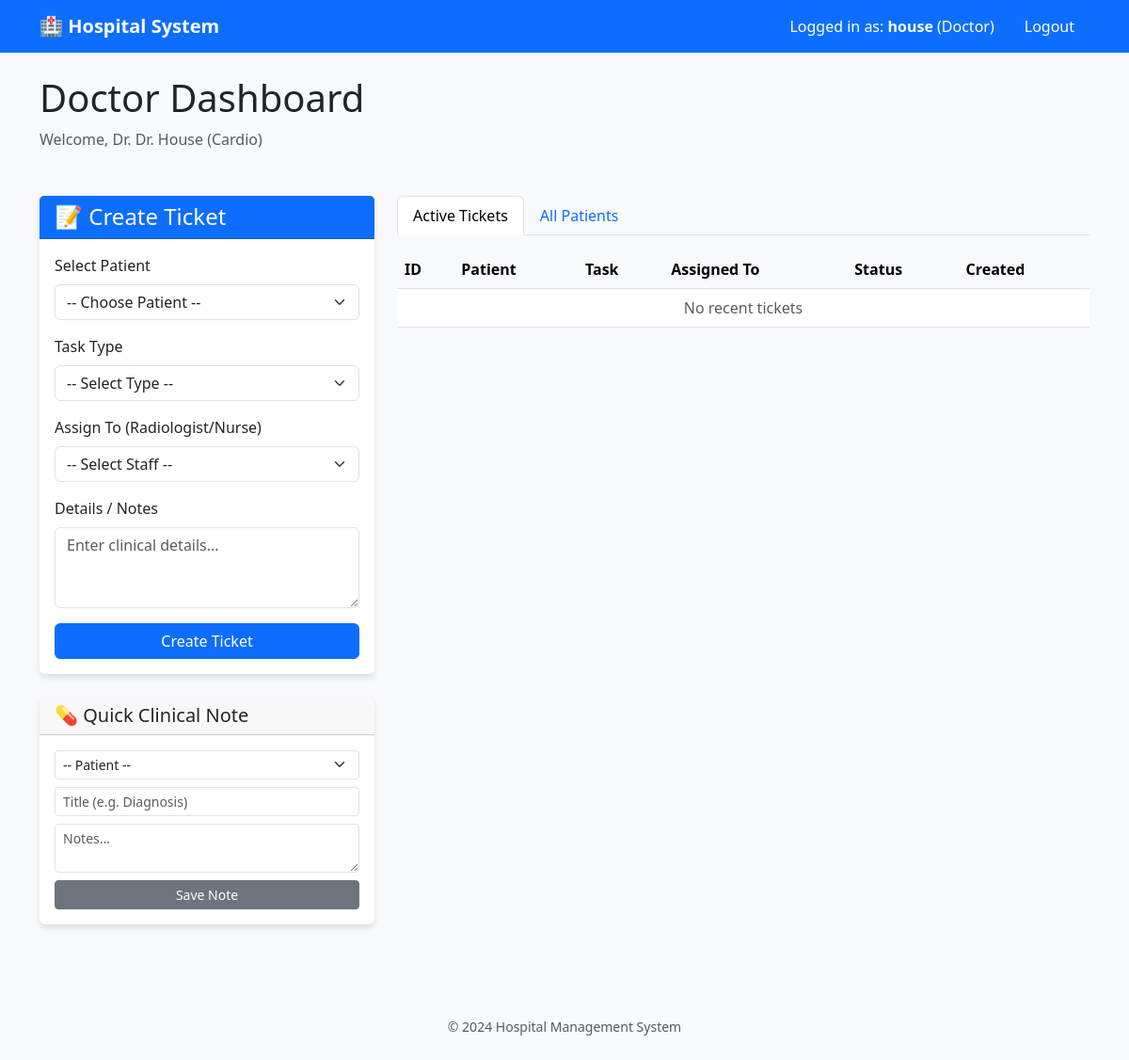
The app's page /doctor (signed in) with its own data.
### tables this page shows
CREATE TABLE staff (
  id INTEGER PRIMARY KEY AUTOINCREMENT,
  name TEXT NOT NULL,
  role TEXT NOT NULL,                -- admin | doctor | nurse | radiologist
  category TEXT,                     -- specialty / department (e.g., Cardiologist, ICU Nurse, CT Radiology)
  username TEXT NOT NULL UNIQUE,
  password_hash TEXT NOT NULL,
  phone TEXT,
  is_available INTEGER NOT NULL DEFAULT 1,
  created_at TEXT NOT NULL DEFAULT (datetime('now'))
);

### app.py (the view)
@app.route("/doctor")
def doctor_dashboard():
    r = require_staff_role("doctor")
    if r: return r
    doctor_id = session["user_id"]
    conn = db()
    doctor = conn.execute("SELECT * FROM staff WHERE id=? AND role='doctor'", (doctor_id,)).fetchone()
    patients = conn.execute("SELECT * FROM patients ORDER BY id DESC").fetchall()
    nurses = conn.execute("SELECT * FROM staff WHERE role='nurse' AND is_available=1 ORDER BY name").fetchall()
    radiologists = conn.execute("SELECT * FROM staff WHERE role='radiologist' AND is_available=1 ORDER BY name").fetchall()
    recent_orders = conn.execute("""
        SELECT o.*, p.name AS patient_name
        FROM orders o
        JOIN patients p ON p.id=o.patient_id
        WHERE o.doctor_id=?
        ORDER BY o.id DESC
        LIMIT 200
    """, (doctor_id,)).fetchall()
    recent_assignments = conn.execute("""
        SELECT a.*, p.name AS patient_name, s.name AS assignee_name, s.role AS assignee_role
        FROM assignments a
        JOIN patients p ON p.id=a.patient_id
        JOIN staff s ON s.id=a.assignee_staff_id
        WHERE a.doctor_id=?
        ORDER BY a.id DESC
        LIMIT 200
    """, (doctor_id,)).fetchall()
    notifications = conn.execute("""
        SELECT * FROM notifications
        WHERE staff_id=?
        ORDER BY id DESC
        LIMIT 50
    """, (doctor_id,)).fetchall()
    conn.close()
    return render_template(
        "doctor_dashboard.html",
        title="Doctor Dashboard",
        doctor=doctor,
        patients=patients,
        nurses=nurses,
        radiologists=radiologists,
        recent_orders=recent_orders,
        recent_assignments=recent_assignments,
        notifications=notifications,
    )

### app.py (called while the page is built)
def db():
    conn = sqlite3.connect(DB_PATH)
    conn.row_factory = sqlite3.Row
    conn.execute("PRAGMA foreign_keys = ON;")
    return conn

def require_staff_role(role: str):
    if session.get("role") != role:
        if session.get("role") == "admin":
            return None # Admins can access staff routes
        return redirect(url_for("home"))
    return None

### templates/doctor_dashboard.html (shortened to what this page needs)
{% extends "base.html" %}
{% block content %}
<div class="row dashboard-header">
  <div class="col">
    <h1>Doctor Dashboard</h1>
    <p class="text-muted">Welcome, Dr. {{ doctor.name }} ({{ doctor.category }})</p>
  </div>
</div>
<div class="row g-4">
  <div class="col-lg-4">
    <div class="card mb-4 border-primary">
      <div class="card-header bg-primary text-white">
        <h4 class="mb-0">📝 Create Ticket</h4>
      </div>
      <div class="card-body">
        <form action="{{ url_for('doctor_create_assignment') }}" method="POST">
          <div class="mb-3">
            <label class="form-label">Select Patient</label>
            <select name="patient_id" class="form-select" required>
              <option value="">-- Choose Patient --</option>
            </select>
          </div>
          <div class="mb-3">
            <label class="form-label">Task Type</label>
            <select name="task_type" class="form-select" required onchange="filterStaff(this.value)">
              <option value="">-- Select Type --</option>
            </select>
          </div>
          <div class="mb-3">
            <label class="form-label">Assign To (Radiologist/Nurse)</label>
            <select name="assignee_staff_id" id="assignee_select" class="form-select" required>
              <option value="">-- Select Staff --</option>
            </select>
          </div>
          <div class="mb-3">
            <label class="form-label">Details / Notes</label>
            <textarea name="notes" class="form-control" rows="3" placeholder="Enter clinical details..."></textarea>
          </div>
          <button type="submit" class="btn btn-primary w-100">Create Ticket</button>
        </form>
      </div>
    </div>
    <div class="card mb-4">
      <div class="card-header">
        <h5 class="mb-0">💊 Quick Clinical Note</h5>
      </div>
      <div class="card-body">
        <form action="{{ url_for('doctor_create_order') }}" method="POST">
          <div class="mb-2">
            <select name="patient_id" class="form-select form-select-sm" required>
              <option value="">-- Patient --</option>
            </select>
          </div>
          <div class="mb-2">
            <input type="text" name="order_type" class="form-control form-select-sm" placeholder="Title (e.g. Diagnosis)" required>
          </div>
          <div class="mb-2">
            <textarea name="notes" class="form-control form-control-sm" rows="2" placeholder="Notes..."></textarea>
          </div>
          <button type="submit" class="btn btn-secondary btn-sm w-100">Save Note</button>
        </form>
      </div>
    </div>
  </div>
  <div class="col-lg-8">
    <ul class="nav nav-tabs mb-3" id="docTabs" role="tablist">
      <li class="nav-item">
        <button class="nav-link active" data-bs-toggle="tab" data-bs-target="#tickets" type="button">Active Tickets</button>
      </li>
      <li class="nav-item">
        <button class="nav-link" data-bs-toggle="tab" data-bs-target="#patients" type="button">All Patients</button>
      </li>
    </ul>
    <div class="tab-content">
      <div class="tab-pane fade show active" id="tickets">
        <div class="table-responsive">
          <table class="table table-hover align-middle">
            <thead class="table-light">
              <tr>
                <th>ID</th>
                <th>Patient</th>
                <th>Task</th>
                <th>Assigned To</th>
                <th>Status</th>
                <th>Created</th>
              </tr>
            </thead>
            <tbody>
              {% for a in recent_assignments %}
              <tr>
                <td>#{{ a.id }}</td>
                <td><a href="{{ url_for('doctor_view_patient', patient_id=a.patient_id) }}" class="text-decoration-none">{{ a.patient_name }}</a></td>
                <td>{{ a.task_type }}</td>
                <td>
                  {{ a.assignee_name }}
                  <span class="badge bg-secondary rounded-pill status-badge">{{ a.assignee_role }}</span>
                </td>
                <td>
                  <span class="badge bg-{{ 'success' if a.status == 'Completed' else 'warning' if a.status == 'In Progress' else 'info' }}">
                    {{ a.status }}
                  </span>
                </td>
                <td>{{ a.created_at[:10] }}</td>
              </tr>
              {% else %}
              <tr><td colspan="6" class="text-center text-muted">No recent tickets</td></tr>
              {% endfor %}
            </tbody>
          </table>
        </div>
      </div>
    </div>
  </div>
</div>
{% endblock %}

### templates/base.html (shortened to what this page needs)
<!doctype html>
<html lang="en">
<head>
  <link href="https://cdn.jsdelivr.net/npm/bootstrap@5.3.0/dist/css/bootstrap.min.css" rel="stylesheet">
</head>
<body>
  <nav class="navbar navbar-expand-lg navbar-dark bg-primary mb-4">
    <div class="container">
      <a class="navbar-brand" href="{{ url_for('home') }}">🏥 Hospital System</a>
      <div class="collapse navbar-collapse" id="navbarNav">
        <ul class="navbar-nav ms-auto">
          {% if session.get('user_id') %}
            <li class="nav-item">
              <span class="nav-link text-white">Logged in as: <strong>{{ session.get('username') }}</strong> ({{ session.get('role')|capitalize }})</span>
            </li>
            <li class="nav-item">
              <a class="nav-link btn btn-danger btn-sm text-white ms-2 px-3" href="{{ url_for('logout') }}">Logout</a>
            </li>
          {% endif %}
        </ul>
      </div>
    </div>
  </nav>
  <div class="container">
    {% block content %}{% endblock %}
  </div>
  <footer class="text-center text-muted mt-5 py-4">
    <small>&copy; {{ 2024 }} Hospital Management System</small>
  </footer>
</body>
</html>

### templates/base.html (style rules this page uses)
body { background-color: #f8f9fa; }
.card { box-shadow: 0 4px 6px rgba(0,0,0,0.1); border: none; }
.navbar-brand { font-weight: bold; }
.dashboard-header { margin-bottom: 2rem; }

### records on screen
staff: get "house", get "Doctor", name "Dr. House", category "Cardio"

### other values on screen
{{ 2024 }} "2024"
